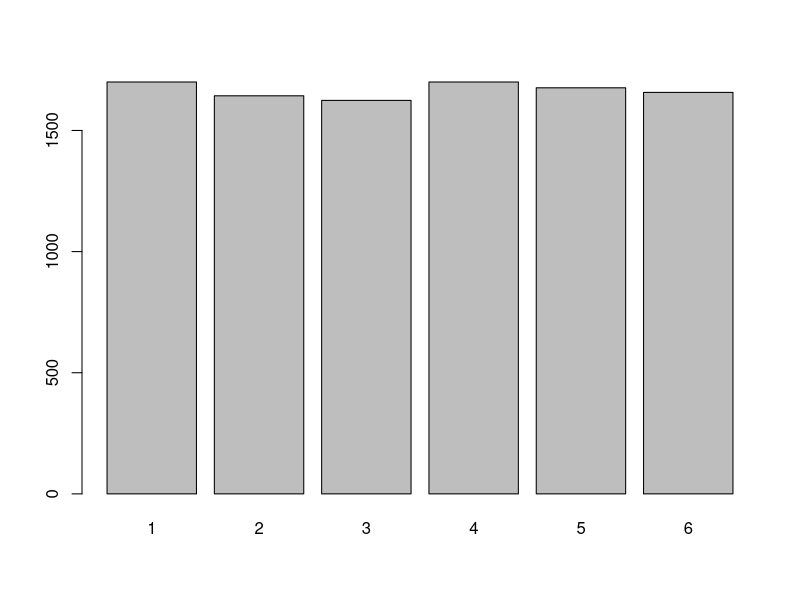

The R script that drew this image:
# uniform distribution simulate
# p = 1/n, n of die = 6

roll <- 10000 # 주사위를 몇번 굴리는지

n <- 6 # 6개짜리 경우의 수가 있음

die <- ceiling(runif(roll)*n) # random한 값을 uniform하게 100개를 형성 / ceiling은 숫자를 올림하겠다

b <- table(die) # 각 숫자들이 몇개 나왔는지 집계하는 함수수

barplot(b) # 테이블을 barplot으로 그림

